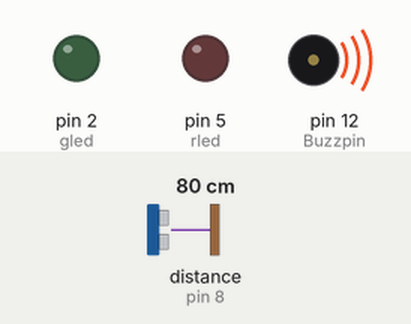
The sketch below on a simulated Arduino Uno, built with avr-gcc and run on an emulated ATmega328P. Shown: output pins drawn as LEDs (lit = HIGH), buzzer (waves = sounding). Wiring (inferred from the names in the program): ultrasonic range finder: trigger pin 9; echo pin 8. Dashed ring = blinking. The inputs (shaded band) are chosen by the test bench; at power-on: distance to the obstacle (sensor on pin 8) 80 cm. The echo pulse lasts 58.3 µs per cm; pins used as bus, display or sensor lines are not drawn.

Above: at 0.1 s.
At 2.17 s:
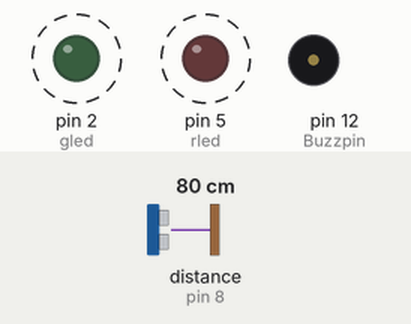
2.2 s: distance to the obstacle (sensor on pin 8) set to 13 cm
5.2 s: distance to the obstacle (sensor on pin 8) set to 10 cm
At 5.2 s:
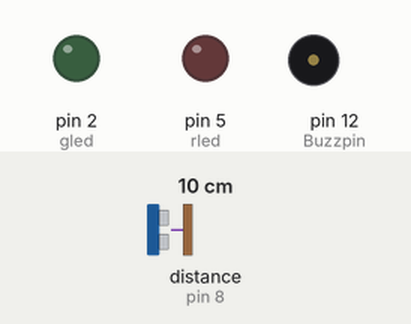
Timing chart, 0 to 8.2 s (numbered marks = the images above; inputs shaded):
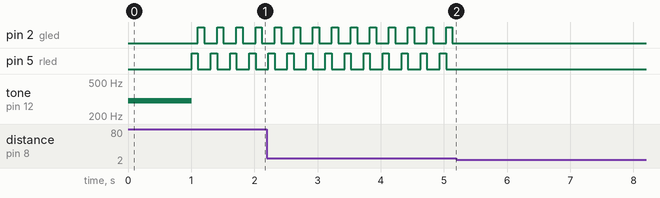

Measured:
- the behaviour switches between 12 and 11 cm on distance to the obstacle (sensor on pin 8) (found by bisection; images 1 and 2)
- after the input at 5.2 s, pin 2 (gled), pin 5 (rled): stops changing and stays LOW
- by itself, pin 2 (gled), pin 5 (rled): alternates HIGH for 0.10 s and LOW for 0.20 s

The sketch:

BEEE_LAB_Eval_1.ino
```cpp
int Buzzpin=12;
const int pingPin = 9;
const int echoPin =8;
int rled= 5;
int gled= 2;
long duration,cm;

void setup()
{
   pinMode(rled,OUTPUT);
  pinMode(gled,OUTPUT);
  pinMode(pingPin, OUTPUT);
}
long ping()
{
  digitalWrite(pingPin, LOW);
   delayMicroseconds(20);
   digitalWrite(pingPin, HIGH);
   delayMicroseconds(20);
   digitalWrite(pingPin, LOW);
   pinMode(echoPin, INPUT);
   duration = pulseIn(echoPin, HIGH);

   return duration;
}

void loop()
{
  long dur=ping();
    cm = microsecondsToCentimeters(dur);

  if (cm >10)
  {
  tone(Buzzpin,300);
  delay(1000);
  noTone(Buzzpin);

    do
    {
  digitalWrite(rled,HIGH);
  delay(100);
  digitalWrite(rled,LOW);
  digitalWrite(gled,HIGH);
  delay(100);
  digitalWrite(gled,LOW);
    delay(100);
   long dur=ping();
    cm = microsecondsToCentimeters(dur);
    }while (cm>10);
    }

}

long microsecondsToCentimeters(long microseconds) {
   return microseconds / 29 / 2;
}
```
